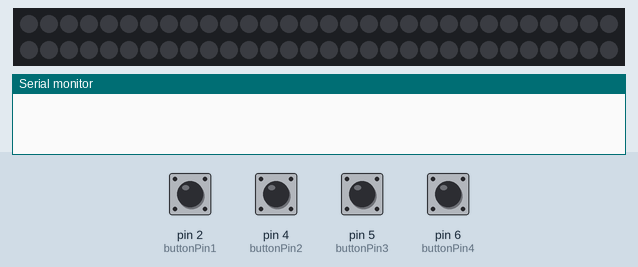
This sketch was run on a simulated Arduino Uno, built with avr-gcc and run on an emulated ATmega328P. Shown: 60 RGB LEDs in strip order, left to right, continuing on the next row, the last lines printed to the serial monitor. The test bench sets the inputs (shaded band); at power-on: pin 2 (buttonPin1), pin 4 (buttonPin2), pin 5 (buttonPin3), pin 6 (buttonPin4) LOW.

Above: at 1.2 s.
1.3 s: pin 2 (buttonPin1) pulled HIGH for 1 s
At 1.57 s:
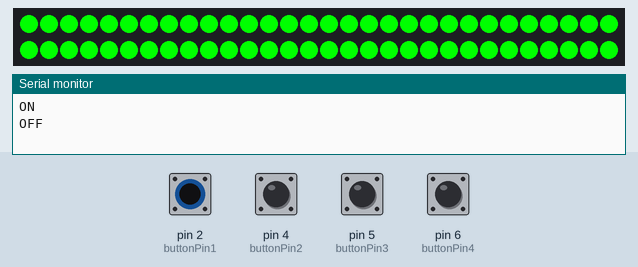
8.6 s: pin 2 (buttonPin1) pulled HIGH for 0.15 s
Timing chart, 0 to 11.2 s (numbered marks = the images above; inputs shaded):
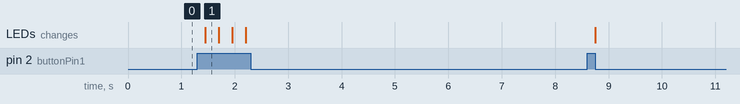

Measured:
- after the input at 1.3 s, the LEDs: change after 0.15 s (image 1)

The sketch:

sketch_mar04a.ino
```cpp
#include "FastLED.h"
# define LED_PIN 3
# define NUM_LEDS 60
CRGB leds[NUM_LEDS];

bool button1 = false;
const int buttonPin1 = 2;
const int buttonPin2 = 4;
const int buttonPin3 = 5;
const int buttonPin4 = 6;

void setup() {

  pinMode(buttonPin1, INPUT);
  pinMode(buttonPin2, INPUT);
  pinMode(buttonPin3, INPUT);
  pinMode(buttonPin4, INPUT);
  Serial.begin(9600);
  FastLED.addLeds<WS2812, LED_PIN, GRB>(leds, NUM_LEDS);
}

void loop() {
  if (digitalRead(buttonPin1) == HIGH) {
    if (!button1) {
      Serial.println("ON");
      for (int i = 0; i<NUM_LEDS; i++) {
        leds[i] = CRGB (0,255,0);
        FastLED.show();
      }
    } else {
      Serial.println("OFF");
      for (int i = 0; i<NUM_LEDS; i++) {
        leds[i] = CRGB (0,0,0);
        FastLED.show();
      }
    }
    button1 = !button1;
    delay(100);
  }
  if (digitalRead(buttonPin2) == HIGH) {
    Serial.println("1");
    delay(100);
  }
  if (digitalRead(buttonPin3) == HIGH) {
    Serial.println("2");
    delay(100);
  }
  if (digitalRead(buttonPin4) == HIGH) {
     Serial.println("3");
    delay(100);
  }
}
```
